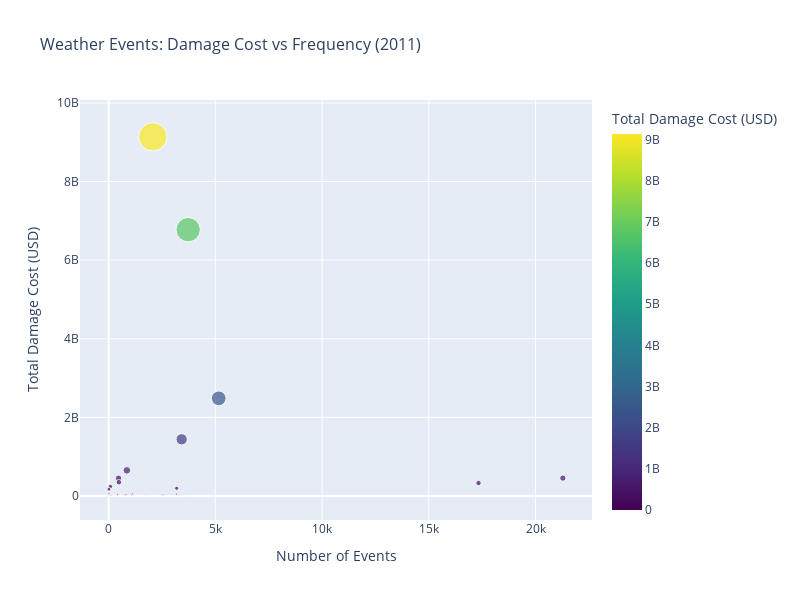

Notebook cell for this chart:
### Code cell
# Graph 4: Interactive Plotly Visualization - Damage vs Frequency Scatter Plot
# Merge damage and frequency data
damage_freq = pd.merge(damage_db, event_frequency, on='event_type', how='inner')

# Create interactive scatter plot
fig = px.scatter(damage_freq, 
                 x='frequency', 
                 y='total', 
                 size='total',
                 hover_name='event_type',
                 title='Weather Events: Damage Cost vs Frequency (2011)',
                 labels={
                     'frequency': 'Number of Events',
                     'total': 'Total Damage Cost (USD)',
                     'event_type': 'Event Type'
                 },
                 color='total',
                 color_continuous_scale='Viridis')

# Update layout
fig.update_layout(
    width=800,
    height=600,
    title_font_size=16,
    showlegend=False
)

# Format hover template
fig.update_traces(
    hovertemplate='<b>%{hovertext}</b><br>' +
                  'Events: %{x:,}<br>' +
                  'Total Damage: $%{y:,.0f}<br>' +
                  '<extra></extra>'
)

fig.show()

# Show summary statistics
print("Correlation Analysis:")
correlation = damage_freq['frequency'].corr(damage_freq['total'])
print(f"Correlation between frequency and damage: {correlation:.3f}")
print(f"This indicates a {'strong' if abs(correlation) > 0.7 else 'moderate' if abs(correlation) > 0.3 else 'weak'} {'positive' if correlation > 0 else 'negative'} relationship.")

### Figure 1 — Plotly figure (JSON) as saved in the notebook; plotly's stock layout.template omitted (floating-point values rounded to 4 significant figures)
{"data": [{"hovertemplate": "<b>%{hovertext}</b><br>Events: %{x:,}<br>Total Damage: $%{y:,.0f}<br><extra></extra>", "hovertext": ["Tornado", "Flood", "Drought", "Flash Flood", "Wildfire", "Thunderstorm Wind", "Tropical Storm", "Frost/Freeze", "Hail", "Storm Surge/Tide", "High Wind", "Hurricane (Typhoon)", "Tsunami", "Strong Wind", "Winter Storm", "Lightning", "Blizzard", "Ice Storm", "Heavy Snow", "Heavy Rain", "Coastal Flood", "Debris Flow", "Lakeshore Flood", "Excessive Heat", "Extreme Cold/Wind Chill", "Waterspout", "Winter Weather", "Lake-Effect Snow", "Marine High Wind", "Dust Storm", "Freezing Fog", "High Surf", "Marine Thunderstorm Wind", "Dense Fog", "Cold/Wind Chill", "Avalanche", "Marine Strong Wind", "Dust Devil", "Funnel Cloud", "Heat", "Marine Hail", "Rip Current", "Astronomical Low Tide", "Dense Smoke", "Sleet", "Seiche"], "legendgroup": "", "marker": {"color": [9137004100, 6774406300, 2484117500, 1442691300, 652567630, 456055310, 453641200, 349290000, 329399800, 239294000, 196300900, 173500000, 57554000, 56078310, 51699200, 42126220, 39655000, 36266000, 34835300, 32589000, 27274000, 22028000, 14750000, 9894200, 8935000, 5110000, 4184600, 1365000, 1010000, 848000, 500000, 262000, 178800, 177000, 170000, 55000, 51100, 32000, 20100, 0, 0, 0, 0, 0, 0, 0], "coloraxis": "coloraxis", "size": [9137004100, 6774406300, 2484117500, 1442691300, 652567630, 456055310, 453641200, 349290000, 329399800, 239294000, 196300900, 173500000, 57554000, 56078310, 51699200, 42126220, 39655000, 36266000, 34835300, 32589000, 27274000, 22028000, 14750000, 9894200, 8935000, 5110000, 4184600, 1365000, 1010000, 848000, 500000, 262000, 178800, 177000, 170000, 55000, 51100, 32000, 20100, 0, 0, 0, 0, 0, 0, 0], "sizemode": "area", "sizeref": 22840000.0, "symbol": "circle"}, "mode": "markers", "name": "", "orientation": "v", "showlegend": false, "type": "scatter", "x": [2074, 3729, 5160, 3423, 856, 21282, 466, 482, 17331, 82, 3191, 16, 13, 1112, 3182, 765, 814, 420, 2541, 1087, 106, 102, 28, 1698, 608, 169, 3670, 102, 73, 54, 7, 466, 1674, 407, 195, 26, 13, 10, 526, 997, 51, 47, 28, 1, 1, 6], "xaxis": "x", "y": [9137004100, 6774406300, 2484117500, 1442691300, 652567630, 456055310, 453641200, 349290000, 329399800, 239294000, 196300900, 173500000, 57554000, 56078310, 51699200, 42126220, 39655000, 36266000, 34835300, 32589000, 27274000, 22028000, 14750000, 9894200, 8935000, 5110000, 4184600, 1365000, 1010000, 848000, 500000, 262000, 178800, 177000, 170000, 55000, 51100, 32000, 20100, 0, 0, 0, 0, 0, 0, 0], "yaxis": "y"}], "layout": {"coloraxis": {"colorbar": {"title": {"text": "Total Damage Cost (USD)"}}, "colorscale": [[0, "#440154"], [0.1111, "#482878"], [0.2222, "#3e4989"], [0.3333, "#31688e"], [0.4444, "#26828e"], [0.5556, "#1f9e89"], [0.6667, "#35b779"], [0.7778, "#6ece58"], [0.8889, "#b5de2b"], [1, "#fde725"]]}, "height": 600, "legend": {"itemsizing": "constant", "tracegroupgap": 0}, "showlegend": false, "title": {"font": {"size": 16}, "text": "Weather Events: Damage Cost vs Frequency (2011)"}, "width": 800, "xaxis": {"anchor": "y", "domain": [0, 1], "title": {"text": "Number of Events"}}, "yaxis": {"anchor": "x", "domain": [0, 1], "title": {"text": "Total Damage Cost (USD)"}}}}
